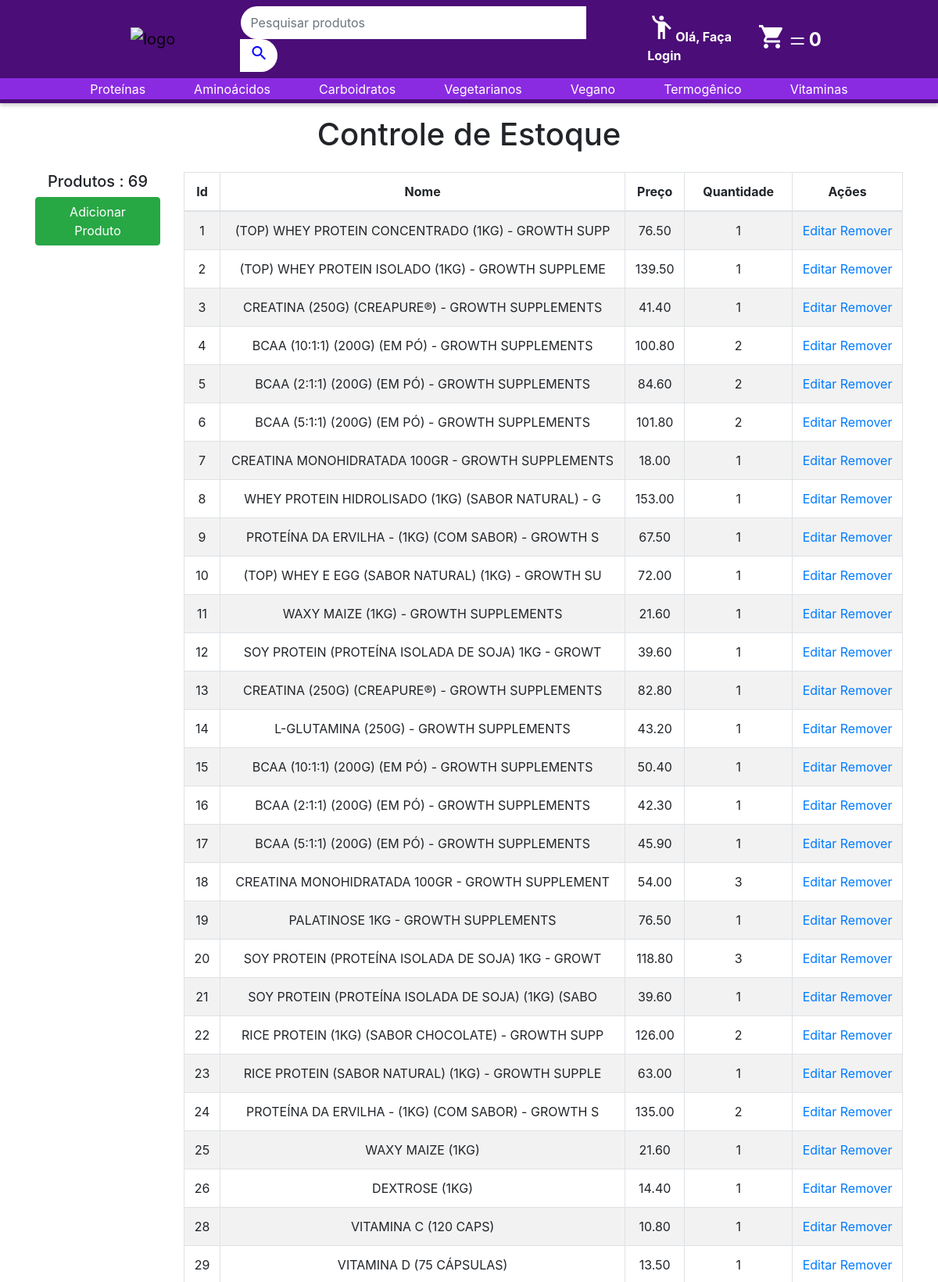
/controle.php (upper part), run on the app's committed database.
### tables this page shows
create table Produtos(
    id int unsigned primary key not null auto_increment,
    nome varchar(200) not null,
    descricao longtext not null,
    preco decimal(9,2) not null,
    quantidade int not null,
    categoria varchar(100) not null,
    imagem varchar(3000) not null
);

### controle.php (the view, shortened to what this page needs)
<?php
$PDO = db_connect();
$sql_count = "SELECT COUNT(*) AS 'total' FROM Produtos ORDER BY nome ASC";
$sql = "SELECT id, nome, preco, quantidade FROM Produtos ORDER BY id ASC";
$stmt_count = $PDO->prepare($sql_count);
$stmt_count->execute();
$total = $stmt_count->fetchColumn();
$stmt = $PDO->prepare($sql);
$stmt->execute();
?>
<!DOCTYPE html>
<html lang="pt-BR">
<head>
    <link rel="stylesheet" href="css/animate.css">
    <link rel="stylesheet" href="https://stackpath.bootstrapcdn.com/bootstrap/4.3.1/css/bootstrap.min.css"
>
    <link rel="stylesheet" href="css/estilo.css">
</head>
<body>
    <?php require_once("componentes/header.php"); ?>
    <div class="container text-center">
        <h1 class="mb-4 mt-3">Controle de Estoque</h1>
        <div class="row">
            <div class="col-sm-2">
                <h5>Produtos : <?php echo $total ?></h5>
                <button class="btn btn-success"><a href="form-add.php" id="addproduto">Adicionar Produto</a></button>
                <?php if ($total > 0): ?>
            </div>
            <div class="col-10">
                <table class="table table-bordered table-responsive-md table-striped">
                    <thead>
                        <tr>
                            <th>Id</th>
                            <th>Nome</th>
                            <th>Preço</th>
                            <th style="width:15%">Quantidade</th>
                            <th>Ações</th>
                        </tr>
                    </thead>
                    <tbody>
                        <?php while ($Produtos = $stmt->fetch(PDO::FETCH_ASSOC)): ?>
                        <tr>
                            <td><?php echo $Produtos['id'] ?></td>
                            <td><?php echo $Produtos['nome'] ?></td>
                            <td><?php echo $Produtos['preco'] ?></td>
                            <td><?php echo $Produtos['quantidade'] ?></td>
                            <td>
                                <a href="form-edit.php?id=<?php echo $Produtos['id'] ?>">Editar</a>
                                <a href="delete.php?id=<?php echo $Produtos['id'] ?>"
                                    onclick="return confirm('Tem certeza de que deseja remover?');">
                                    Remover
                                </a>
                            </td>
                        </tr>
                        <?php endwhile; ?>
                    </tbody>
                </table>
                <?php else: ?>
                <p>Nenhum Produto no Estoque</p>
                <?php endif; ?>
            </div>
        </div>
    </div>
</body>
</html>

### css/estilo.css (style rules this page uses)
a#addproduto { color: white; }

### data on the page
produtos: id "1", nome "(TOP) WHEY PROTEIN CONCENTRADO (1KG) - GROWTH SUPP", preco "76.50", quantidade "1"
produtos: id "2", nome "(TOP) WHEY PROTEIN ISOLADO (1KG) - GROWTH SUPPLEME", preco "139.50", quantidade "1"
produtos: id "3", nome "CREATINA (250G) (CREAPURE®) - GROWTH SUPPLEMENTS", preco "41.40", quantidade "1"
produtos: id "4", nome "BCAA (10:1:1) (200G) (EM PÓ) - GROWTH SUPPLEMENTS", preco "100.80", quantidade "2"
produtos: id "5", nome "BCAA (2:1:1) (200G) (EM PÓ) - GROWTH SUPPLEMENTS", preco "84.60", quantidade "2"
produtos: id "6", nome "BCAA (5:1:1) (200G) (EM PÓ) - GROWTH SUPPLEMENTS", preco "101.80", quantidade "2"
produtos: id "7", nome "CREATINA MONOHIDRATADA 100GR - GROWTH SUPPLEMENTS", preco "18.00", quantidade "1"
produtos: id "8", nome "WHEY PROTEIN HIDROLISADO (1KG) (SABOR NATURAL) - G", preco "153.00", quantidade "1"
produtos: id "9", nome "PROTEÍNA DA ERVILHA - (1KG) (COM SABOR) - GROWTH S", preco "67.50", quantidade "1"
produtos: id "10", nome "(TOP) WHEY E EGG (SABOR NATURAL) (1KG) - GROWTH SU", preco "72.00", quantidade "1"
produtos: id "11", nome "WAXY MAIZE (1KG) - GROWTH SUPPLEMENTS", preco "21.60", quantidade "1"
produtos: id "12", nome "SOY PROTEIN (PROTEÍNA ISOLADA DE SOJA) 1KG - GROWT", preco "39.60", quantidade "1"
produtos: id "13", nome "CREATINA (250G) (CREAPURE®) - GROWTH SUPPLEMENTS", preco "82.80", quantidade "1"
produtos: id "14", nome "L-GLUTAMINA (250G) - GROWTH SUPPLEMENTS", preco "43.20", quantidade "1"
produtos: id "15", nome "BCAA (10:1:1) (200G) (EM PÓ) - GROWTH SUPPLEMENTS", preco "50.40", quantidade "1"
produtos: id "16", nome "BCAA (2:1:1) (200G) (EM PÓ) - GROWTH SUPPLEMENTS", preco "42.30", quantidade "1"
produtos: id "17", nome "BCAA (5:1:1) (200G) (EM PÓ) - GROWTH SUPPLEMENTS", preco "45.90", quantidade "1"
produtos: id "18", nome "CREATINA MONOHIDRATADA 100GR - GROWTH SUPPLEMENT", preco "54.00", quantidade "3"
produtos: id "19", nome "PALATINOSE 1KG - GROWTH SUPPLEMENTS", preco "76.50", quantidade "1"
produtos: id "20", nome "SOY PROTEIN (PROTEÍNA ISOLADA DE SOJA) 1KG - GROWT", preco "118.80", quantidade "3"
produtos: id "21", nome "SOY PROTEIN (PROTEÍNA ISOLADA DE SOJA) (1KG) (SABO", preco "39.60", quantidade "1"
produtos: id "22", nome "RICE PROTEIN (1KG) (SABOR CHOCOLATE) - GROWTH SUPP", preco "126.00", quantidade "2"
produtos: id "23", nome "RICE PROTEIN (SABOR NATURAL) (1KG) - GROWTH SUPPLE", preco "63.00", quantidade "1"
produtos: id "24", nome "PROTEÍNA DA ERVILHA - (1KG) (COM SABOR) - GROWTH S", preco "135.00", quantidade "2"
produtos: id "25", nome "WAXY MAIZE (1KG)", preco "21.60", quantidade "1"
produtos: id "26", nome "DEXTROSE (1KG)", preco "14.40", quantidade "1"
produtos: id "28", nome "VITAMINA C (120 CAPS)", preco "10.80", quantidade "1"
produtos: id "29", nome "VITAMINA D (75 CÁPSULAS)", preco "13.50", quantidade "1"

### other printed values
$total "69"
